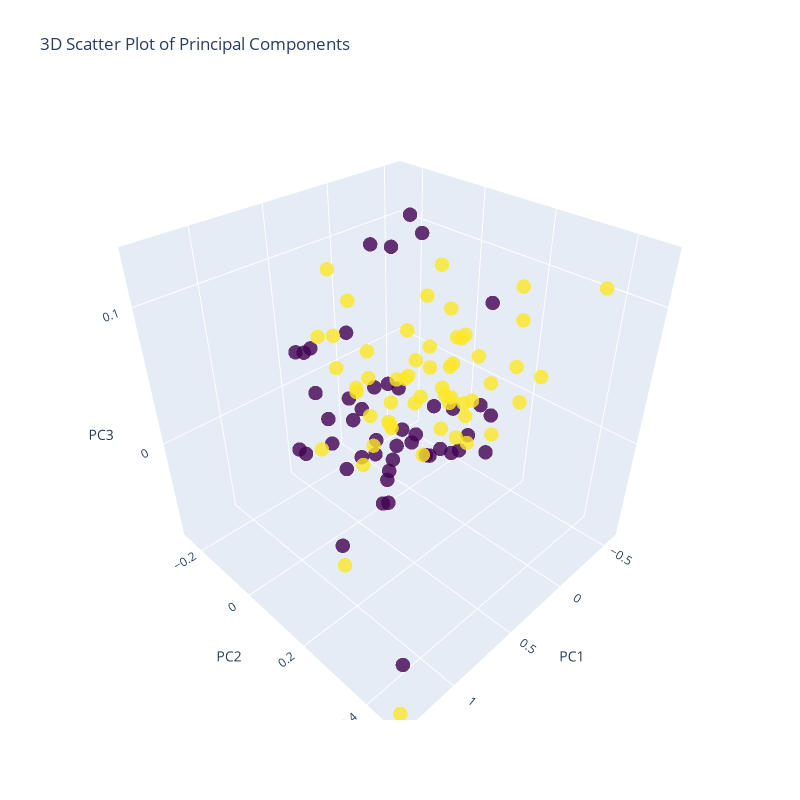

The cell this chart's notebook holds for it:
### Code cell
plot_3d_pca(X_latents_700_300, color)
